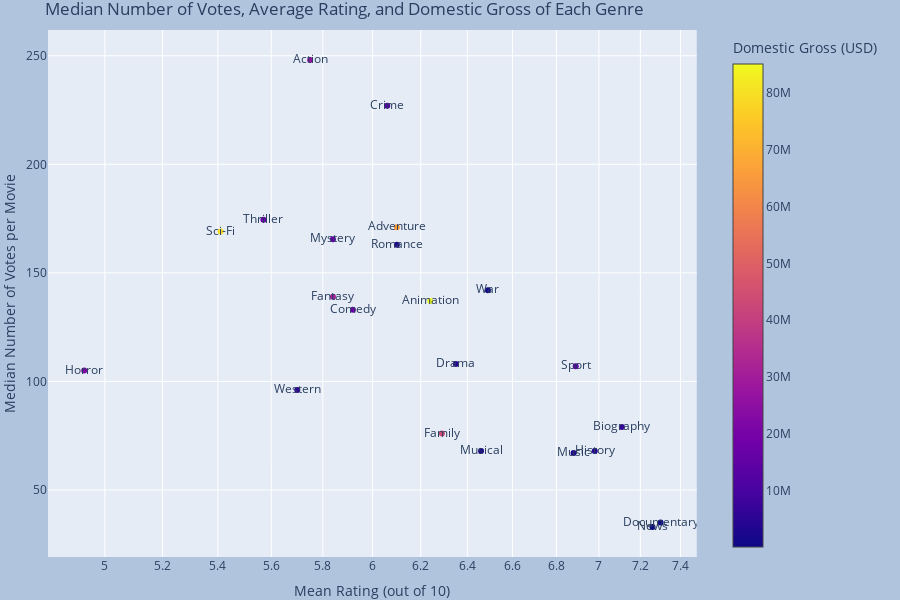

The notebook cell saved with this chart:
### Code cell
df = new_joined_df
fig = px.scatter(df, x="mean_rating", y="median_numvotes", text='genres', log_x=True, color="median_domestic_gross",
                 labels={
                     "genres": "Genre",
                     "mean_rating": "Mean Rating (out of 10)",
                     "median_numvotes": "Median Number of Votes per Movie",
                     "median_domestic_gross": "Domestic Gross (USD)"
                 },
                title= "Median Number of Votes, Average Rating, and Domestic Gross of Each Genre")
fig.update_layout(
    margin=dict(l=30, r=30, t=30, b=30),
    paper_bgcolor="LightSteelBlue"),
fig.show()

### Figure 1 — Plotly figure (JSON) as saved in the notebook; plotly's stock layout.template omitted (floating-point values rounded to 4 significant figures)
{"data": [{"hoverlabel": {"namelength": 0}, "hovertemplate": "Mean Rating (out of 10)=%{x}<br>Median Number of Votes per Movie=%{y}<br>Genre=%{text}<br>Domestic Gross (USD)=%{marker.color}", "legendgroup": "", "marker": {"color": [5700000, 85150000, 17800000, 3700000, 11300000, 79200000, 15900000, 15900000, 4100000, 3000000, 26150000, 21100000, 2800000, 31200000, 13200, 43900000, 13700000, 64900000, 4000000, 6750000, 947500, 517000], "coloraxis": "coloraxis", "symbol": "circle"}, "mode": "markers+text", "name": "", "showlegend": false, "text": ["Western", "Animation", "Comedy", "Music", "Crime", "Sci-Fi", "Thriller", "Mystery", "Drama", "Romance", "Action", "Horror", "Musical", "Fantasy", "News", "Family", "Sport", "Adventure", "History", "Biography", "War", "Documentary"], "type": "scatter", "x": [5.7, 6.24, 5.92, 6.88, 6.06, 5.41, 5.57, 5.84, 6.35, 6.1, 5.75, 4.93, 6.46, 5.84, 7.26, 6.29, 6.89, 6.1, 6.98, 7.11, 6.49, 7.3], "xaxis": "x", "y": [96, 137, 133, 67, 227, 169, 174.5, 165.5, 108, 163, 248, 105, 68, 139, 33, 76, 107, 171, 68, 79, 142, 35], "yaxis": "y"}], "layout": {"coloraxis": {"colorbar": {"title": {"text": "Domestic Gross (USD)"}}, "colorscale": [[0, "#0d0887"], [0.1111, "#46039f"], [0.2222, "#7201a8"], [0.3333, "#9c179e"], [0.4444, "#bd3786"], [0.5556, "#d8576b"], [0.6667, "#ed7953"], [0.7778, "#fb9f3a"], [0.8889, "#fdca26"], [1, "#f0f921"]]}, "height": 600, "legend": {"tracegroupgap": 0}, "margin": {"b": 30, "l": 30, "r": 30, "t": 30}, "paper_bgcolor": "LightSteelBlue", "title": {"text": "Median Number of Votes, Average Rating, and Domestic Gross of Each Genre"}, "xaxis": {"anchor": "y", "domain": [0, 0.98], "title": {"text": "Mean Rating (out of 10)"}, "type": "log"}, "yaxis": {"anchor": "x", "domain": [0, 1], "title": {"text": "Median Number of Votes per Movie"}}}}
